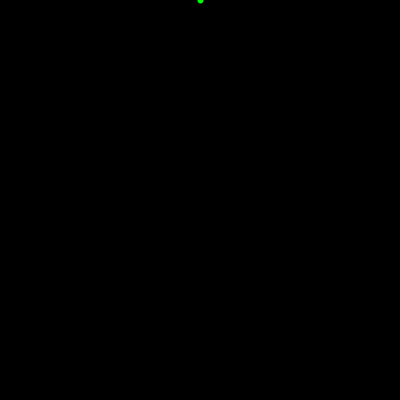
Frame 1 (no input)
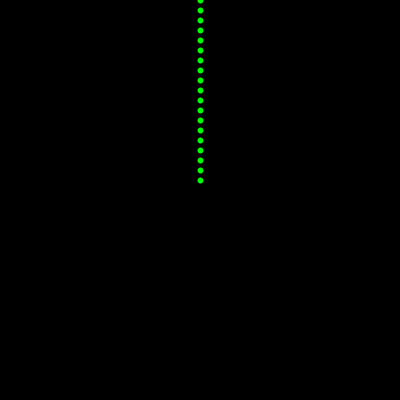
Frame 60 (the mouse pressed at the canvas centre just before this capture)
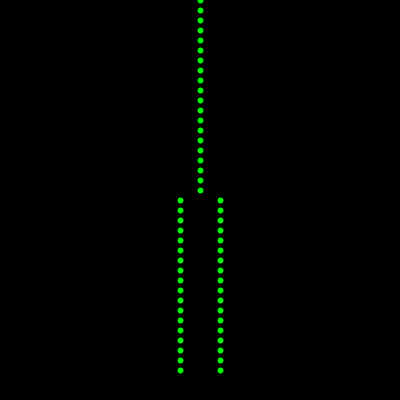
Frame 120 (the mouse held since frame 60 and released just before this capture)

The Processing sketch that drew these frames (run headless with seeded random() and noise(); from frame 60 on, the mouse is pressed at the canvas centre):

// Processing sketch: sketch_150114a
// ── sketch_150114a.pde
int yvalue;

void setup()
{
  size(400,400);
  background(0);          // black screen
  yvalue = 0;                // start at the top of the screen
  strokeWeight(6);        // fairly large point size
  stroke(0,255, 0);       // green pen
  frameRate(10);          // update at 10 frames per second
}

void draw()
{
  if(yvalue < 200)          // Are we in the top half of the screen?
  {
      point(200, yvalue);    // Yes? = draw one point
  }
  else                          // No?  = draw two points
  {
      point(180, yvalue);
      point(220, yvalue);
  }
  
  yvalue = yvalue + 10;
  if (yvalue > 400)              // If we are at the bottom of the screen- wrap around
  {
    yvalue = 0;
    background(0);
  }
}
